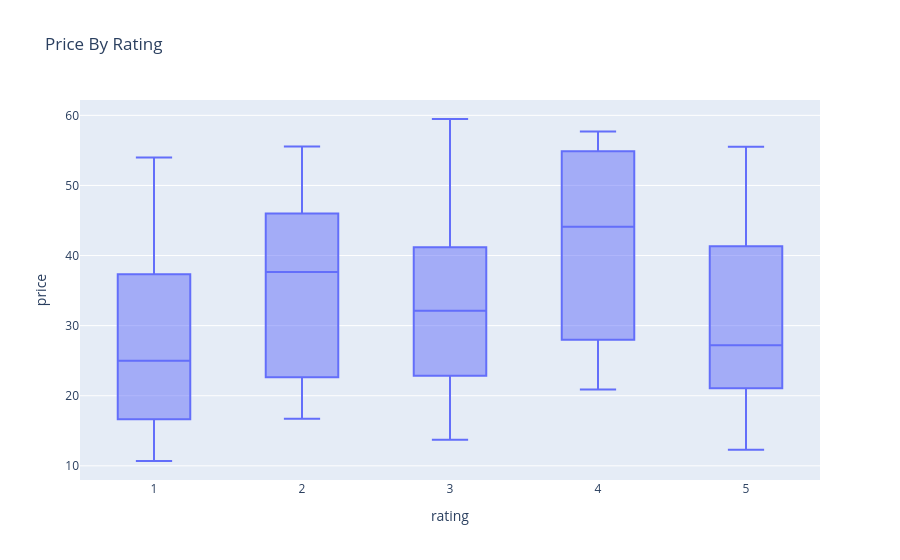

The cell this chart's notebook holds for it:
### Code cell
fig = px.box(
    df,
    x="rating",
    y="price",
    title = "Price By Rating",
    
)
fig.show()

### Figure 1 — Plotly figure (JSON) as saved in the notebook; plotly's stock layout.template omitted (floating-point values rounded to 4 significant figures)
{"data": [{"alignmentgroup": "True", "hovertemplate": "rating=%{x}<br>price=%{y}<extra></extra>", "legendgroup": "", "marker": {"color": "#636efa"}, "name": "", "notched": false, "offsetgroup": "", "orientation": "v", "showlegend": false, "type": "box", "x": [2, 4, 3, 2, 3, 2, 1, 4, 1, 3, 5, 4, 1, 4, 1, 4, 2, 1, 1, 5, 2, 3, 4, 3, 1, 3, 2, 3, 5, 5, 4, 4, 2, 5, 3, 1, 3, 2, 4, 5, 3, 3, 1, 1, 3, 5, 1, 5, 4, 3, 2, 4, 2, 3, 1, 4, 5, 1, 5, 5, 2, 1, 2, 5, 5, 3, 3, 4, 5], "x0": " ", "xaxis": "x", "y": [45.17, 49.43, 48.87, 36.94, 37.33, 44.34, 30.54, 56.88, 23.21, 38.95, 26.08, 47.82, 19.63, 56.5, 16.64, 44.1, 54.21, 13.92, 10.69, 48.35, 16.73, 26.8, 54.36, 35.28, 11.84, 59.48, 27.26, 13.71, 25.37, 52.3, 20.89, 24.8, 38.38, 23.05, 43.45, 19.21, 25.4, 24.72, 57.7, 12.29, 15.85, 20.3, 53.98, 53.74, 29.69, 55.53, 36.95, 30.25, 28.08, 45.84, 20.55, 39.01, 17.28, 16.62, 37.34, 32.97, 28.32, 26.77, 21.07, 35.66, 55.55, 49.53, 46.83, 20.79, 41.32, 34.56, 25.83, 27.7, 16.97], "y0": " ", "yaxis": "y"}], "layout": {"boxmode": "group", "legend": {"tracegroupgap": 0}, "title": {"text": "Price By Rating"}, "xaxis": {"anchor": "y", "domain": [0, 1], "title": {"text": "rating"}}, "yaxis": {"anchor": "x", "domain": [0, 1], "title": {"text": "price"}}}}
